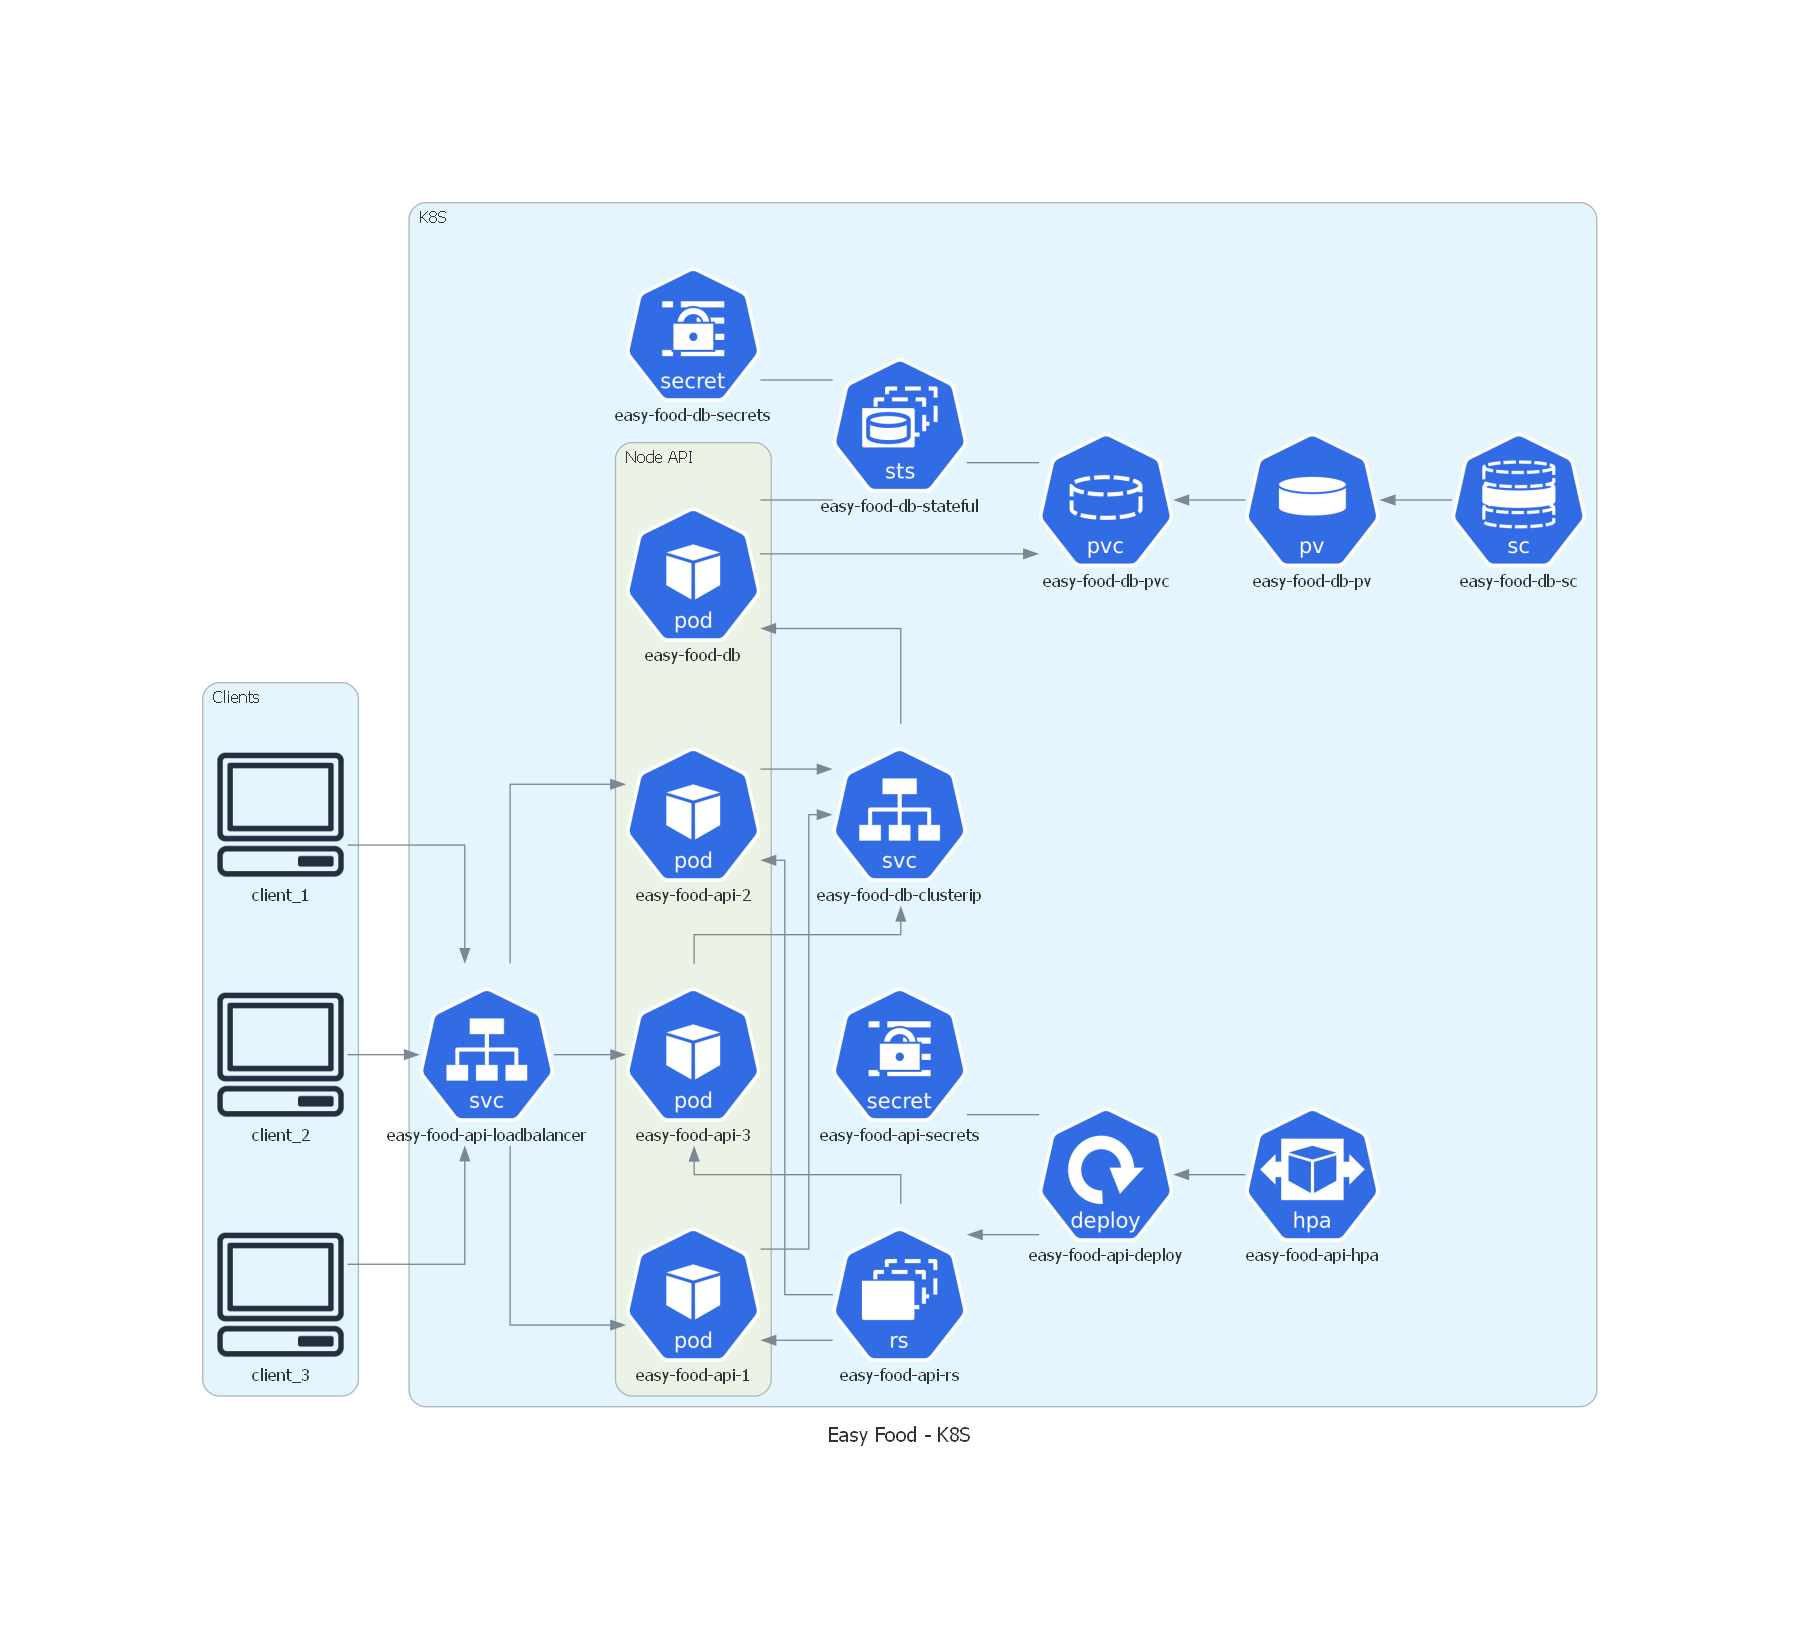

Write the Python code that produced this figure.
from diagrams import Diagram, Cluster
from diagrams.k8s.clusterconfig import HPA
from diagrams.k8s.compute import Pod, ReplicaSet, Deployment, StatefulSet
from diagrams.k8s.network import SVC, Ing
from diagrams.onprem.client import Client
from diagrams.k8s.storage import PV, PVC, StorageClass
from diagrams.k8s.podconfig import Secret

with Diagram("Easy Food - K8S", filename="k8s_diagram", outformat=["png"], show=False):
    with Cluster("Clients"):
        clients = [Client("client_1"),
                    Client("client_2"),
                    Client("client_3")]    

    with Cluster("K8S"):
        ## API
        svc_api = SVC("easy-food-api-loadbalancer")

        with Cluster("Node API"):
            pods_api = [Pod("easy-food-api-1"),
                    Pod("easy-food-api-2"),
                    Pod("easy-food-api-3")]
            
            pod_db = Pod("easy-food-db")
            
        replicaSet_api = ReplicaSet("easy-food-api-rs")
        deployment_api = Secret("easy-food-api-secrets") - Deployment("easy-food-api-deploy")
        hpa_api = HPA("easy-food-api-hpa")

        svc_db =  SVC("easy-food-db-clusterip")
        statefulSet = Secret("easy-food-db-secrets") - StatefulSet("easy-food-db-stateful")
        pvc = PVC("easy-food-db-pvc")
        pv = PV("easy-food-db-pv")
        storageClass = StorageClass("easy-food-db-sc")


    clients >> svc_api >> pods_api << replicaSet_api << deployment_api << hpa_api
    pods_api >> svc_db >> pod_db >> pvc << pv << storageClass
    pod_db - statefulSet - pvc
